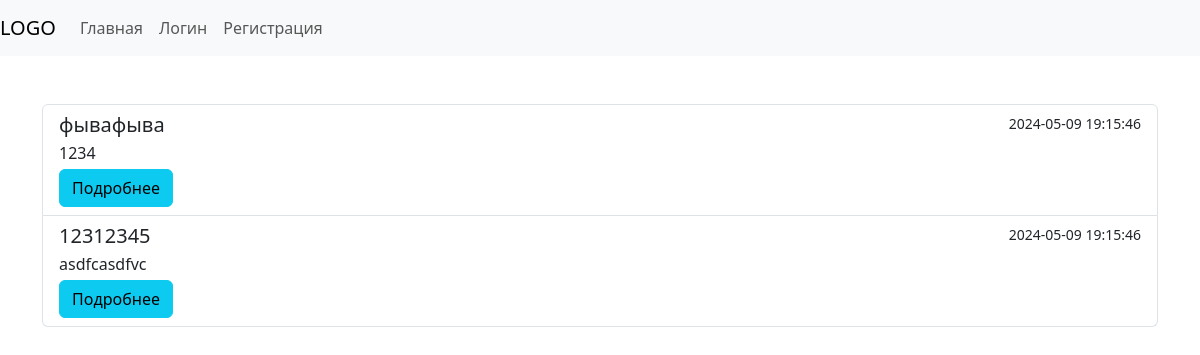
The page / on the database its author committed.
### tables this page shows
CREATE TABLE `posts` (
  `id` int NOT NULL,
  `name` varchar(255) NOT NULL,
  `description` text NOT NULL,
  `user_id` int DEFAULT NULL,
  `date` datetime NOT NULL,
  `status` varchar(255) NOT NULL
);

### index.php (called while the page is built, shortened)
<?php
include_once("./Router/Router.php");
include_once("./Db/Db.php");
include_once('./Controllers/PostsController.php');
$router = new Router();
$router->addRoute('GET', '/', function () {
    $posts = new PostsController();
    $posts = $posts->show();
    include_once("./Views/Pages/main.php");
});
$router->addRoute('GET', '/admin', function () {
    if(!Utils::checkAuth()) {
        Utils::setFlash('main_error', 'Нет прав');
        header('Location: /');
    } elseif (Utils::checkAuth() && !Utils::isAdmin()) {
        Utils::setFlash('main_error', 'Нет прав');
        header('Location: /');
    } else {
        $posts = new PostsController();
        $posts = $posts->getAll();
        include_once("./Views/Pages/admin.php");
    }
});
$router->addRoute('GET', '/my', function () {
    $posts = new PostsController();
    $posts = $posts->getMy();
    include_once("./Views/Pages/my-post.php");
});
$router->addRoute('GET', '/my/:status', function ($status) {
    $posts = new PostsController();
    $posts = $posts->getMy($status);
    include_once("./Views/Pages/my-post.php");
});
$router->addRoute('GET', '/login', function () {
    if (Utils::checkAuth()) {
        header('Location: /');
    }
    include_once("./Views/Pages/Login.php");
});
$router->addRoute('POST', '/login', function () {
    if (Utils::checkAuth()) {
        echo json_encode(['status' => 'error', 'message' => 'вы уже авторизованы']);
    } else {
        $auth = new AuthController();
        $auth->login($_POST['login'], $_POST['password']);
    }
});
$router->addRoute('GET', '/logout', function () {
    if (Utils::checkAuth()) {
        unset($_SESSION['user']);
        Utils::redirect('login');
    } else {
        Utils::setFlash('login_error', 'Вы не были зарегистрированы!');
        Utils::redirect('login');
    }
});
$router->addRoute('GET', '/register', function () {
    if (Utils::checkAuth()) {
        header('Location: /');
    }
    include_once("./Views/Pages/Register.php");
});
$router->addRoute('POST', '/register', function () {
    if (Utils::checkAuth()) {
        echo json_encode(['status' => 'error', 'message' => 'вы уже авторизованы']);
    } else {
        $auth = new AuthController();
        $auth->register($_POST['login'], $_POST['email'], $_POST['password'], $_POST['confirm_password']);
    }
});
$router->addRoute('GET', '/blogs/:blogID', function ($blogID) {
    $post = new PostsController();
    $post = $post->getOne((int)$blogID);
    $rights = null;
    if ($post && !Utils::checkAuth() && $post['status'] != StatusEnum::PUBLISHED->value) {
        $rights = 'Нет доступа!';
    }
    if ($post && Utils::checkAuth() && $post['status'] != StatusEnum::PUBLISHED->value && !Utils::checkRights($post)) {
        $rights = 'Нет доступа!';
    }
    include_once("./Views/Pages/post.php");
});
$router->addRoute('GET', '/post/create', function () {
    if (!Utils::checkAuth()) {
        $rights = 'Нет доступа!';
    }
    include_once("./Views/Pages/create-post.php");
});
$router->addRoute('POST', '/post/create', function () {
    if (!Utils::checkAuth()) {
        echo json_encode(['status' => 'error', 'message' => 'Нет прав']);
    } else {
        $post = new PostsController();
        $post = $post->store($_POST['name'], $_POST['description']);
    }
});
$router->addRoute('GET', '/post/delete/:id', function ($id) {
    $post = new PostsController();
    $post = $post->getOne((int)$id);
    $rights = Utils::checkRights($post);
    if (!Utils::checkAuth()) {
        Utils::setFlash('login_error', 'Нужна аторизация!');
        Utils::redirect('login');
        exit;
    }
    if ($post && !$rights) {
        Utils::setFlash('post_error', 'Нет прав!');
    }
    if(!$post) {
        Utils::setFlash('post_error', 'Нет такого поста!');
    }
    if($post && $rights) {
        $post = new PostsController();
        $post = $post->delete($id);
        Utils::setFlash('post_success', 'Удалено!');
    }
    if(!empty($_SERVER['HTTP_REFERER']) && $rights) {
        header('Location: ' . $_SERVER['HTTP_REFERER']);
        exit;
    } else {
        Utils::setFlash('main_error', 'Нет прав!');
        header('Location: /');
    }
});
$router->addRoute('GET', '/post/edit/:blogID', function ($blogID) {
    $post = new PostsController();
    $post = $post->getOne((int)$blogID);
    $rights = null;
    if ($post && !Utils::checkAuth() && $post['status'] != StatusEnum::PUBLISHED->value) {
        $rights = 'Нет доступа!';
    }
    if ($post && Utils::checkAuth() && $post['status'] != StatusEnum::PUBLISHED->value && !Utils::checkRights($post)) {
        $rights = 'Нет доступа!';
    }
    include_once("./Views/Pages/post-edit.php");
});
$router->addRoute('POST', '/post/edit/', function () {
    $post = new PostsController();
    $post = $post->getOne((int)$_POST['id']);
    $status = !empty($_POST['status']) ?  $_POST['status'] : null;
    $rights = null;
    if (!Utils::checkAuth()) {
        echo json_encode(['status' => 'error', 'message' => 'Авторизуйтесь']);
    } elseif ($post && Utils::checkAuth() && !Utils::checkRights($post)) {
        echo json_encode(['status' => 'error', 'message' => 'Нет прав']);
    } elseif (!$post && Utils::checkAuth()) {
        echo json_encode(['status' => 'error', 'message' => 'Такого поста нет!']);
    }else {
        $post = new PostsController();
        $post = $post->edit($_POST['id'], $_POST['name'], $_POST['description'], $status);
    }
});
$router->matchRoute();

### Db/Db.php (called while the page is built, shortened)
<?php
class Db
{
    private static $dbInstance = null;
    public static function conn() {
        if ( self::$dbInstance == null  ) {
            try {
                self::$dbInstance = new PDO("mysql:host=mysql;dbname=td_complect", "root", "root");
            } catch (Exception $e) {
                echo $e->getMessage();
            }
        }
        return self::$dbInstance;
    }
}

### Controllers/PostsController.php (called while the page is built, shortened)
<?php
class PostsController
{
    public function show()
    {
        $sql = 'SELECT * FROM posts where status= :status';
        $stmt = Db::conn()->prepare($sql);
        $stmt->execute([
            'status' => StatusEnum::PUBLISHED->value,
        ]);
        $posts = $stmt->fetchAll(PDO::FETCH_ASSOC);
        return $posts;
    }
}

### Views/Pages/main.php (the view, shortened to what this page needs)
<!DOCTYPE html>
<?php
include_once('./Views/Partials/head.php');
?>
<body>
<?php
include_once('./Views/Partials/header.php');
?>
<div class="container">
    <ul class="list-group mt-5">
        <?php
        if(empty($posts)) {
            ?><h2> Нет опубликованных постов!</h2><?php
        } else {
            foreach ($posts as $post) {
                ?>
                <li class="list-group-item">
                    <div class="d-flex w-100 justify-content-between">
                        <h5 class="mb-1"><?=$post['name']?></h5>
                        <small><?=$post['date']?></small>
                    </div>
                    <p class="mb-1"><?=$post['description']?></p>
                    <a href='/blogs/<?=$post['id']?>' type="button" class="btn btn-info">Подробнее</a>
                </li>
                <?php
            }
        }
        ?>
    </ul>
</div>
</body>

### Router/Router.php (shortened to what this page needs)
<?php
class Router
{
    protected $routes = [];
    public function addRoute(string $method, string $url, callable $target) : void
    {
        $this->routes[$method][$url] = $target;
    }
    public function matchRoute() : void
    {
        $method = $_SERVER['REQUEST_METHOD'];
        $url = $_SERVER['REQUEST_URI'];
        if (isset($this->routes[$method])) {
            foreach ($this->routes[$method] as $routeUrl => $target) {
                $pattern = preg_replace('/\/:([^\/]+)/', '/(?P<$1>[^/]+)', $routeUrl);
                if (preg_match('#^' . $pattern . '$#', $url, $matches)) {
                    $params = array_filter($matches, 'is_string', ARRAY_FILTER_USE_KEY);
                    call_user_func_array($target, $params);
                    return;
                }
            }
        }
    }
}

### rows shown on the page
posts: name "фывафыва", date "2024-05-09 19:15:46", description "1234"
posts: name "12312345", date "2024-05-09 19:15:46", description "asdfcasdfvc"
